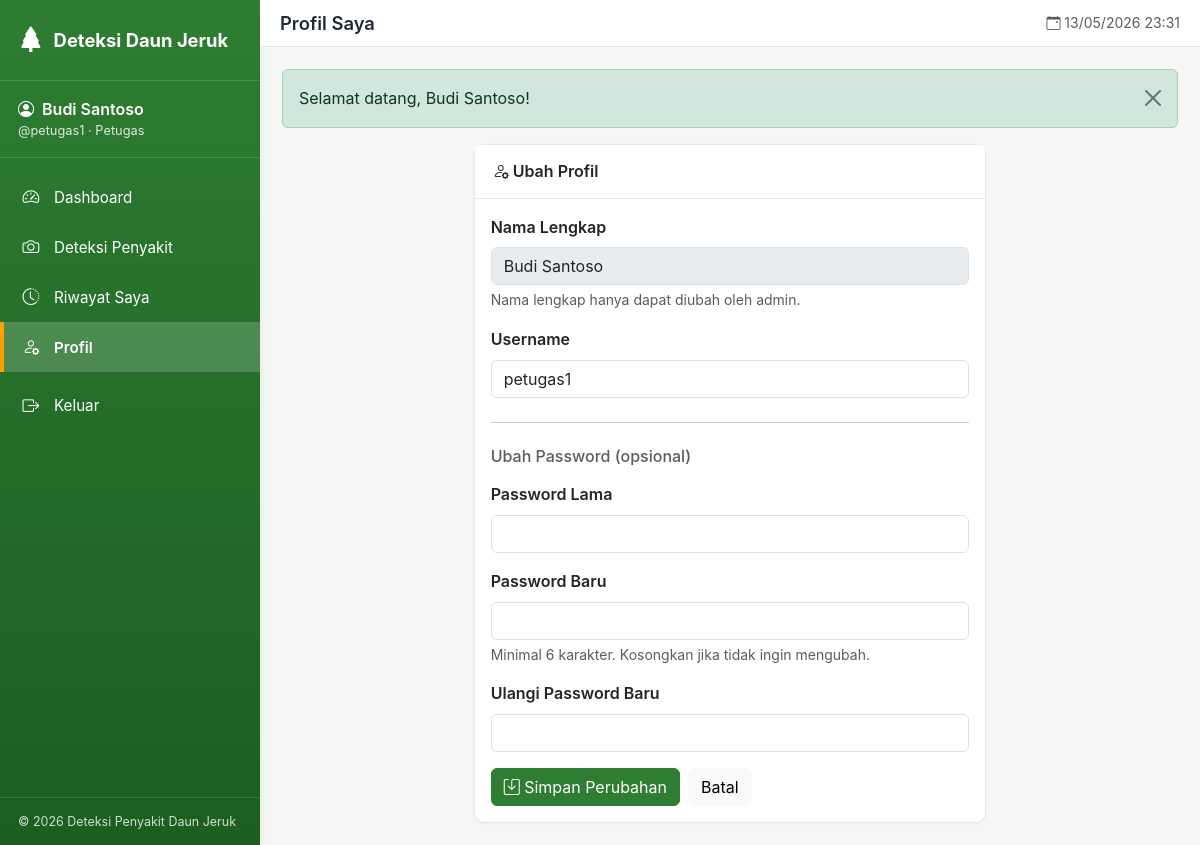
Screenshot of /web/petugas/profil.php (signed in) with the database file from the repository.
### tables this page shows
CREATE TABLE `users` (
  `id_user`       INT(11)      NOT NULL AUTO_INCREMENT,
  `username`      VARCHAR(50)  NOT NULL UNIQUE,
  `password`      VARCHAR(255) NOT NULL,
  `nama_lengkap`  VARCHAR(50)  NOT NULL,
  `role`          ENUM('Admin','Petugas') NOT NULL DEFAULT 'Petugas',
  `created_at`    TIMESTAMP    NOT NULL DEFAULT CURRENT_TIMESTAMP,
  PRIMARY KEY (`id_user`)
);

### web/includes/auth.php (called while the page is built, shortened)
<?php
function current_user(): ?array
{
    return $_SESSION['user'] ?? null;
}

### web/petugas/profil.php (the view, shortened to what this page needs)
<?php
$u   = current_user();
$pdo = db();
$stmt = $pdo->prepare('SELECT * FROM users WHERE id_user = ? LIMIT 1');
$stmt->execute([$u['id_user']]);
$me = $stmt->fetch();
$page_title  = 'Profil Saya';
$active_menu = 'profil';
require __DIR__ . '/../includes/header.php';
?>
<div class="row">
  <div class="col-lg-7 mx-auto">
    <div class="card">
      <div class="card-header"><i class="bi bi-person-gear"></i> Ubah Profil</div>
      <div class="card-body">
        <form method="post" novalidate>
          <div class="mb-3">
            <label class="form-label fw-semibold">Nama Lengkap</label>
            <input type="text" class="form-control" value="<?= e($me['nama_lengkap']) ?>" readonly disabled>
            <div class="form-text">Nama lengkap hanya dapat diubah oleh admin.</div>
          </div>
          <div class="mb-3">
            <label class="form-label fw-semibold">Username</label>
            <input type="text" name="username" class="form-control"
                   pattern="[a-zA-Z0-9_.]+" minlength="3" maxlength="50"
                   value="<?= e($me['username']) ?>" required>
          </div>
          <hr class="my-4">
          <h6 class="mb-3 text-muted">Ubah Password (opsional)</h6>
          <div class="mb-3">
            <label class="form-label fw-semibold">Password Lama</label>
            <input type="password" name="password_lama" class="form-control" autocomplete="current-password">
          </div>
          <div class="mb-3">
            <label class="form-label fw-semibold">Password Baru</label>
            <input type="password" name="password_baru" class="form-control" minlength="6" autocomplete="new-password">
            <div class="form-text">Minimal 6 karakter. Kosongkan jika tidak ingin mengubah.</div>
          </div>
          <div class="mb-3">
            <label class="form-label fw-semibold">Ulangi Password Baru</label>
            <input type="password" name="password_ulang" class="form-control" minlength="6" autocomplete="new-password">
          </div>
          <div class="d-flex gap-2">
            <button type="submit" class="btn btn-primary">
              <i class="bi bi-save"></i> Simpan Perubahan
            </button>
            <a href="<?= e(url('petugas/dashboard.php')) ?>" class="btn btn-light">Batal</a>
          </div>
        </form>
      </div>
    </div>
  </div>
</div>
<?php require __DIR__ . '/../includes/footer.php'; ?>

### web/includes/header.php (shortened to what this page needs)
<?php
$u = current_user();
$is_admin = $u && $u['role'] === 'Admin';
?>
<!doctype html>
<html lang="id">
<head>
  <link rel="stylesheet" href="https://cdn.jsdelivr.net/npm/bootstrap@5.3.2/dist/css/bootstrap.min.css">
  <link rel="stylesheet" href="https://cdn.jsdelivr.net/npm/bootstrap-icons@1.11.1/font/bootstrap-icons.css">
  <link rel="stylesheet" href="<?= e(url('assets/css/style.css')) ?>">
</head>
<body>
<div class="app-wrapper">
  <aside class="sidebar">
    <div class="brand">
      <i class="bi bi-tree-fill"></i>
      <span>Deteksi Daun Jeruk</span>
    </div>
    <div class="user-box">
      <div class="name"><i class="bi bi-person-circle me-1"></i> <?= e($u['nama_lengkap']) ?></div>
      <div class="role">@<?= e($u['username']) ?> &middot; <?= e($u['role']) ?></div>
    </div>
    <nav class="nav flex-column">
      <?php if ($is_admin): ?>
        <a href="<?= e(url('admin/dashboard.php')) ?>"        class="<?= $active_menu==='dashboard'?'active':'' ?>"><i class="bi bi-speedometer2"></i> Dashboard</a>
        <a href="<?= e(url('admin/kelola_petugas.php')) ?>"   class="<?= $active_menu==='petugas'?'active':'' ?>"><i class="bi bi-people"></i> Kelola Petugas</a>
        <a href="<?= e(url('admin/kelola_penyakit.php')) ?>"  class="<?= $active_menu==='penyakit'?'active':'' ?>"><i class="bi bi-journal-medical"></i> Kelola Penyakit</a>
        <a href="<?= e(url('admin/monitor_riwayat.php')) ?>"  class="<?= $active_menu==='monitor'?'active':'' ?>"><i class="bi bi-clipboard-data"></i> Monitor Riwayat</a>
      <?php else: ?>
        <a href="<?= e(url('petugas/dashboard.php')) ?>" class="<?= $active_menu==='dashboard'?'active':'' ?>"><i class="bi bi-speedometer2"></i> Dashboard</a>
        <a href="<?= e(url('petugas/deteksi.php')) ?>"   class="<?= $active_menu==='deteksi'?'active':'' ?>"><i class="bi bi-camera"></i> Deteksi Penyakit</a>
        <a href="<?= e(url('petugas/riwayat.php')) ?>"   class="<?= $active_menu==='riwayat'?'active':'' ?>"><i class="bi bi-clock-history"></i> Riwayat Saya</a>
        <a href="<?= e(url('petugas/profil.php')) ?>"    class="<?= $active_menu==='profil'?'active':'' ?>"><i class="bi bi-person-gear"></i> Profil</a>
      <?php endif; ?>
      <a href="<?= e(url('auth/logout.php')) ?>" class="mt-2"><i class="bi bi-box-arrow-right"></i> Keluar</a>
    </nav>
    <div class="sidebar-footer">
      &copy; <?= date('Y') ?> <?= e(APP_NAME) ?>
    </div>
  </aside>
  <div class="main-content">
    <header class="topbar">
      <h1 class="page-title"><?= e($page_title) ?></h1>
      <div class="text-muted small d-none d-md-block">
        <i class="bi bi-calendar-event"></i> <?= date('d/m/Y H:i') ?>
      </div>
    </header>
    <main class="content">
      <?= render_flashes() ?>

### web/assets/css/style.css (style rules this page uses)
:root { --brand: #2e7d32; --brand-dark: #1b5e20; --brand-light: #e8f5e9; --accent: #ffa000; --text-dark: #1f2937; --muted: #6b7280; --bg: #f5f7f5; --card-border: #e5e7eb; }
html, body { height: 100%; }
body { background: var(--bg); color: var(--text-dark); font-family: -apple-system, BlinkMacSystemFont, "Segoe UI", Roboto, "Helvetica Neue", Arial, sans-serif; font-size: 16px; line-height: 1.55; }
.app-wrapper { display: flex; min-height: 100vh; }
.sidebar { width: 260px; background: linear-gradient(180deg, var(--brand) 0%, var(--brand-dark) 100%); color: #fff; flex-shrink: 0; display: flex; flex-direction: column; box-shadow: 2px 0 6px rgba(0,0,0,0.05); }
.sidebar .brand { padding: 20px 18px; font-size: 1.15rem; font-weight: 700; border-bottom: 1px solid rgba(255,255,255,0.15); display: flex; align-items: center; gap: 10px; }
.sidebar .brand i { font-size: 1.6rem; }
.sidebar .user-box { padding: 16px 18px; border-bottom: 1px solid rgba(255,255,255,0.15); font-size: 0.9rem; }
.sidebar .user-box .name { font-weight: 600; font-size: 1rem; }
.sidebar .user-box .role { opacity: 0.85; font-size: 0.8rem; }
.sidebar .nav { padding: 14px 0; flex: 1; }
.sidebar .nav a { display: flex; align-items: center; gap: 12px; padding: 12px 20px; color: #fff; text-decoration: none; font-size: 0.95rem; transition: background 0.15s; }
.sidebar .nav a.active { background: rgba(255,255,255,0.18); border-left: 4px solid var(--accent); padding-left: 16px; font-weight: 600; }
.sidebar .nav a i { width: 22px; text-align: center; font-size: 1.05rem; }
.sidebar-footer { padding: 14px 18px; border-top: 1px solid rgba(255,255,255,0.15); font-size: 0.78rem; opacity: 0.8; }
.main-content { flex: 1; min-width: 0; display: flex; flex-direction: column; }
.topbar { background: #fff; padding: 12px 20px; border-bottom: 1px solid var(--card-border); display: flex; align-items: center; justify-content: space-between; gap: 12px; }
.topbar .page-title { font-size: 1.15rem; font-weight: 600; margin: 0; }
.content { padding: 22px; flex: 1; }
.card { border: 1px solid var(--card-border); border-radius: 10px; box-shadow: 0 1px 3px rgba(0,0,0,0.03); }
.card-header { background: #fff; border-bottom: 1px solid var(--card-border); font-weight: 600; padding: 14px 18px; }
.btn-primary { background: var(--brand); border-color: var(--brand); }

### rows the page displays
users: nama_lengkap "Budi Santoso", username "petugas1", role "Petugas"

### other values shown
APP_NAME "Deteksi Penyakit Daun Jeruk"
$page_title "Profil Saya"
$f['msg'] "Selamat datang, Budi Santoso!"
